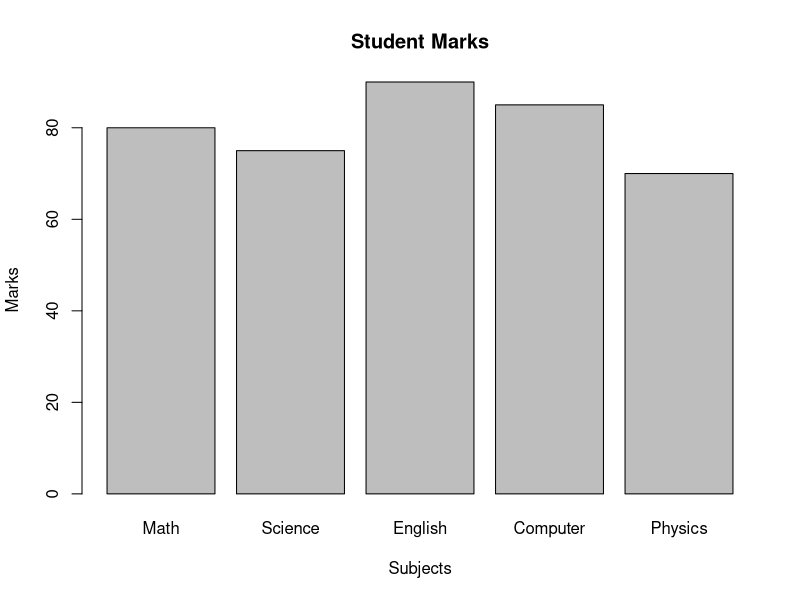

The R source for this figure:
# R Program for Bar Plot

# Input
subjects <- c("Math", "Science", "English", "Computer", "Physics")
marks <- c(80, 75, 90, 85, 70)

# Bar Plot
barplot(
  marks,
  names.arg = subjects,
  main = "Student Marks",
  xlab = "Subjects",
  ylab = "Marks"
)
